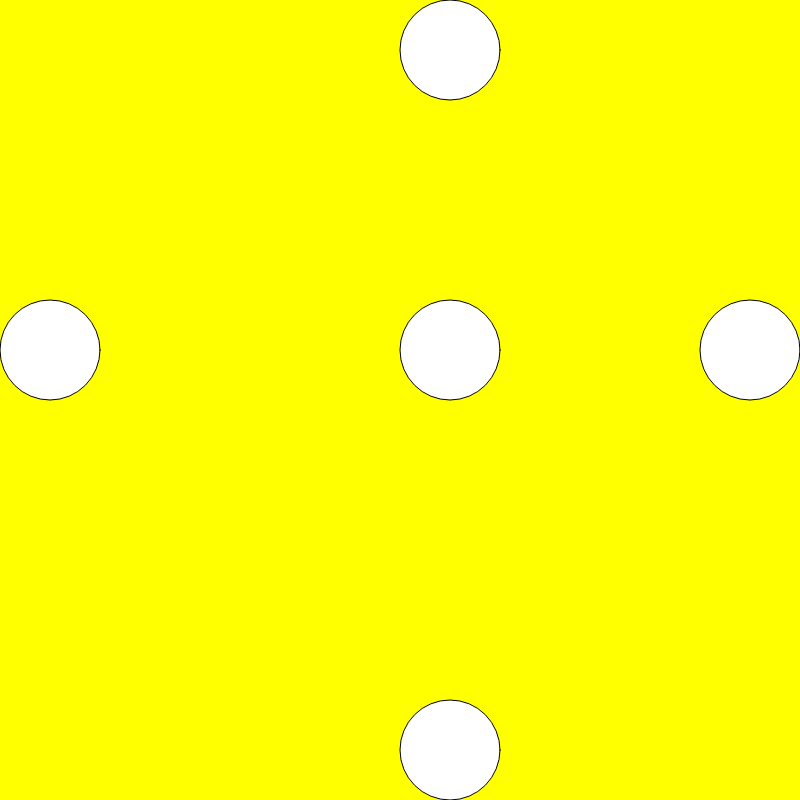
Frame 1 (no input)
Frame 60 (no input): identical to frame 1, image omitted
Frame 120 (the mouse pressed at the canvas centre since frame 60): identical to frame 1, image omitted

The p5.js sketch that drew this single still picture (run headless with seeded random() and noise() and a simulated clock; from frame 60 on, the mouse is pressed at the canvas centre):

// p5.js sketch
// ── sketch.js
function setup() {
  createCanvas(800, 800);
  background(255, 255, 0);

  ellipse(50,  350, 100, 100);
  ellipse(450, 50,  100, 100);
  ellipse(450, 350, 100, 100);
  ellipse(750, 350, 100, 100);
  ellipse(450, 750, 100, 100);
}

function draw() {
  
}
